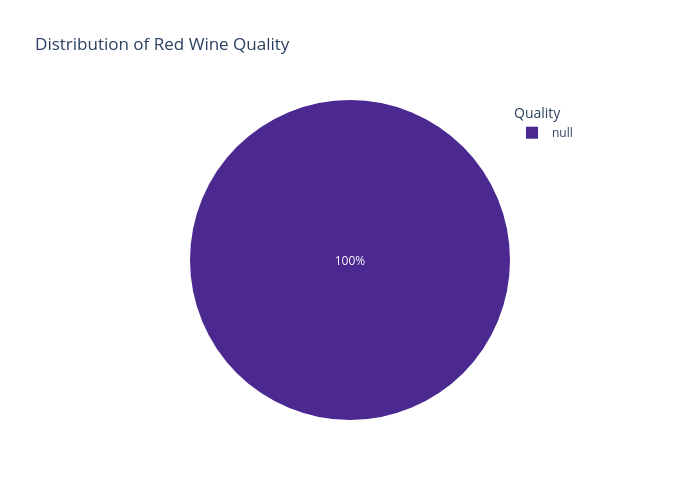

The cell this chart's notebook holds for it:
### Code cell
import plotly.express as px

# Quality Distribution
content_type = wine_df.groupby(['quality']).size().reset_index(name='counts')
# Map the quality of red wine to specific labels
content_type['quality_label'] = content_type['quality'].map(dict(zip(range(3, 9), labels)))
# Plot the red wine quality distribution
fig = px.pie(content_type, 
             names='quality_label', 
             values='counts', 
             color_discrete_sequence=px.colors.sequential.Agsunset,
             title='Distribution of Red Wine Quality', 
             height=500, 
             width=700)
# Include legend and labels
fig.update_layout(
    legend_title="Quality",
    legend=dict(
        x=0.8,
        y=1.0
    )
)
fig.show()

### Figure 1 — Plotly figure (JSON) as saved in the notebook; plotly's stock layout.template omitted (floating-point values rounded to 4 significant figures)
{"data": [{"domain": {"x": [0, 1], "y": [0, 1]}, "hovertemplate": "quality_label=%{label}<br>counts=%{value}<extra></extra>", "labels": [null, null, null, null, null, null], "legendgroup": "", "name": "", "showlegend": true, "type": "pie", "values": [10, 53, 681, 638, 199, 18]}], "layout": {"height": 500, "legend": {"title": {"text": "Quality"}, "tracegroupgap": 0, "x": 0.8, "y": 1}, "piecolorway": ["rgb(75, 41, 145)", "rgb(135, 44, 162)", "rgb(192, 54, 157)", "rgb(234, 79, 136)", "rgb(250, 120, 118)", "rgb(246, 169, 122)", "rgb(237, 217, 163)"], "title": {"text": "Distribution of Red Wine Quality"}, "width": 700}}
